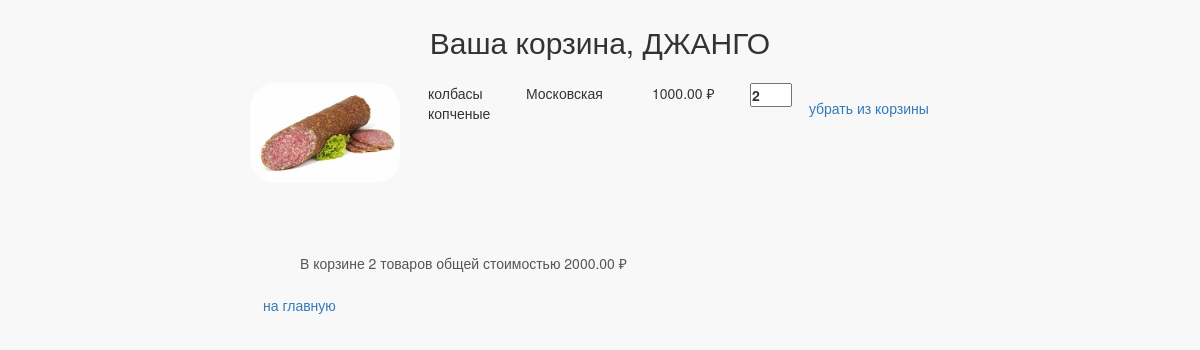
Page /basket/ (signed in) on the earlier database version.
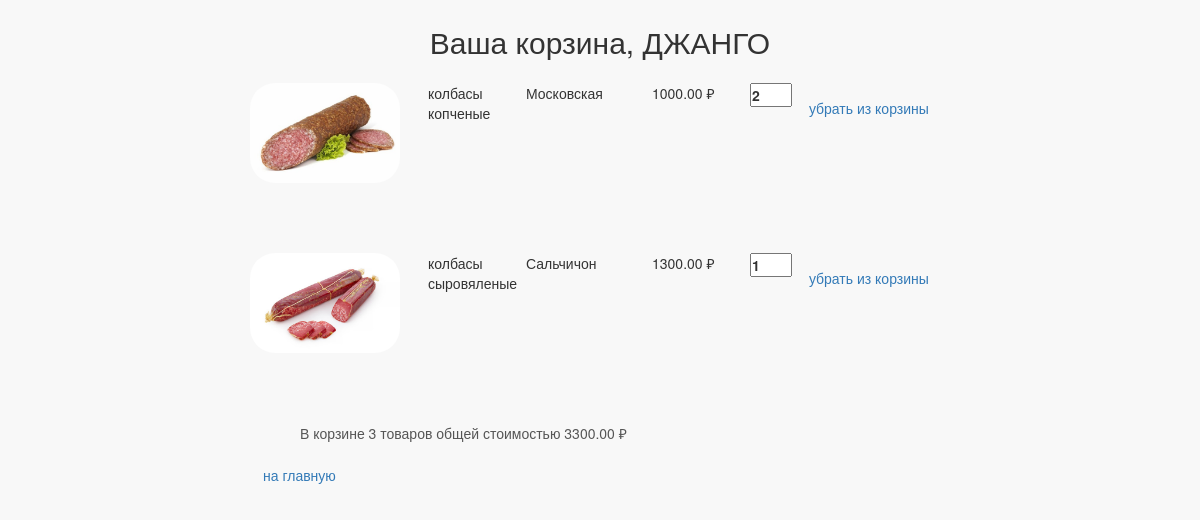
Same page on the later database version.
### basketapp/models.py (models this page shows, shortened)
class BasketItem(models.Model):
    user = models.ForeignKey(get_user_model(), on_delete=models.CASCADE, related_name='user_basket')
    product = models.ForeignKey(Product, on_delete=models.CASCADE)
    quantity = models.PositiveIntegerField(verbose_name='количество', default=0)
    add_datetime = models.DateTimeField(verbose_name='время', auto_now_add=True)

### mainapp/models.py (models this page shows, shortened)
class Product(models.Model):
    category = models.ForeignKey(ProductCategory, on_delete=models.CASCADE, verbose_name='категория продукта')
    name = models.CharField(verbose_name='имя продукта', max_length=128)
    image = models.ImageField(upload_to='products_images', blank=True)
    short_desc = models.CharField(verbose_name='краткое описание продукта', max_length=64, blank=True)
    description = models.TextField(verbose_name='описание продукта', blank=True)
    price = models.DecimalField(verbose_name='цена продукта', max_digits=8, decimal_places=2, default=0)
    quantity = models.IntegerField(verbose_name='количество на складе', default=0)
    is_active = models.BooleanField(default=True, db_index=True)

class ProductCategory(models.Model):
    name = models.CharField(verbose_name='имя', max_length=128)
    description = models.TextField(verbose_name='описание', blank=True)
    is_active = models.BooleanField(default=True, db_index=True)

### authapp/models.py (models this page shows, shortened)
class ShopClient(AbstractUser):
    avatar = models.ImageField(upload_to='users_avatars', blank=True)
    age = models.PositiveIntegerField(verbose_name='возраст', null=True)
    activation_key = models.CharField(max_length=128, blank=True)
    activation_key_expires = models.DateTimeField(default=get_activation_key_expires)
    @cached_property
    def basket_items(self):
        return self.user_basket.all()
    def basket_cost(self):
        return sum(item.product.price * item.quantity for item in self.basket_items)
    def basket_total_quantity(self):
        return sum(item.quantity for item in self.basket_items)
    class Meta:
        ordering = ['-is_active', '-is_superuser', '-is_staff', 'username']

### basketapp/views.py (the view)
# urls.py: path('', adminapp.UserList.as_view(), name='index'),
@login_required
def index(request):
    basket_items = BasketItem.objects.select_related('product', 'product__category').filter(user=request.user)
    context = {
        'page_title': 'корзина',
        'basket_items': basket_items,
    }
    return render(request, 'basketapp/index.html', context)

### mainapp/context_processors.py (called while the page is built)
def catalog_menu(request):
    if settings.LOW_CACHE:
        key = 'links_menu'
        links_menu = cache.get(key)
        if links_menu is None:
            links_menu = ProductCategory.objects.filter(is_active=True)
            cache.set(key, links_menu)
    else:
        links_menu = ProductCategory.objects.filter(is_active=True)
    return {'catalog_menu': links_menu}

### basketapp/templates/basketapp/index.html
{% extends 'basketapp/common.html' %}
{% load static %}
{% block content %}
    <div class="basket_list">
        {% include 'basketapp/includes/inc__basket_items.html' %}
    </div>
{% endblock %}

### basketapp/templates/basketapp/common.html (shortened to what this page needs)
<!DOCTYPE html>
{% load static %}
<html lang="en">
<head>
    {% block css %}
        <link rel="stylesheet" type="text/css" href="{% static 'css/bootstrap.min.css' %}">
        <link rel="stylesheet" type="text/css" href="{% static 'css/style.css' %}">
    {% endblock %}
</head>
<body>
<div class="basket_container">
    <div class="h2 text-center head">
        Ваша корзина,
        {{ user.first_name|default:'пользователь'|capfirst }}
    </div>
    {% block content %}
    {% endblock %}
</div>
</body>
</html>

### basketapp/templates/basketapp/includes/inc__basket_items.html
{% if basket_items %}
    {% for item in basket_items %}
        <div class="basket_record">
            <img src="/media/{{ item.product.image }}" alt="{{ item.product.short_desc }}">
            <span class="category_name">{{ item.product.category.name }}</span>
            <span class="product_name">{{ item.product.name }}</span>
            <span class="product_price">{{ item.product.price }}&nbsp;&#8381;</span>
            <label>
                <input class="product_quantity" type="number" name="{{ item.pk }}" min="0"
                       max="{{ item.product.quantity }}"
                       value="{{ item.quantity }}">
            </label>
            <a href="{% url 'basket:delete' item.pk %}" class="btn btn-round">
                убрать из корзины</a>
        </div>
    {% endfor %}
    <div class="basket_summary">
        В корзине {{ user.basket_total_quantity }} товаров общей стоимостью
        {{ user.basket_cost }}&nbsp;&#8381;
    </div>
{% else %}
    <h4>В корзине нет товаров</h4>
{% endif %}
<a href="{% url 'main:index' %}" class="btn btn-round">
    на главную
</a>

Differences in the rows shown:
changed ShopClient "ДЖАНГО": basket_total_quantity "2" → "3"; basket_cost "2000.00" → "3300.00"
added BasketItem: product.image (picture), product.category.name "колбасы сыровяленые", product.name "Сальчичон", product.price "1300.00", quantity "1"
